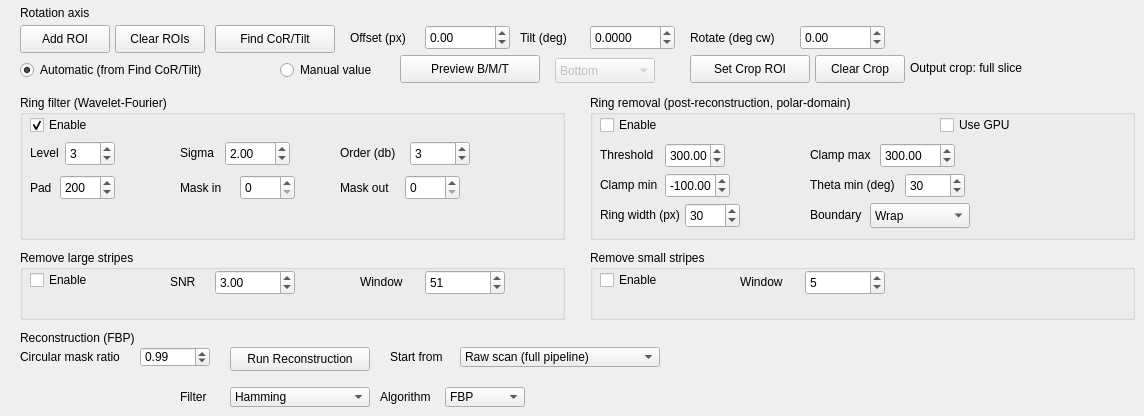
    <widget class="QWidget" name="tab_2">
     <attribute name="title">
      <string>Reconstruction</string>
     </attribute>
     <widget class="QLabel" name="label_7">
      <property name="geometry">
       <rect>
        <x>20</x>
        <y>5</y>
        <width>200</width>
        <height>16</height>
       </rect>
      </property>
      <property name="text">
       <string>Rotation axis</string>
      </property>
     </widget>
     <widget class="QPushButton" name="pushButton_addRoi">
      <property name="geometry">
       <rect>
        <x>20</x>
        <y>25</y>
        <width>90</width>
        <height>28</height>
       </rect>
      </property>
      <property name="text">
       <string>Add ROI</string>
      </property>
     </widget>
     <widget class="QPushButton" name="pushButton_clearRoi">
      <property name="geometry">
       <rect>
        <x>115</x>
        <y>25</y>
        <width>90</width>
        <height>28</height>
       </rect>
      </property>
      <property name="text">
       <string>Clear ROIs</string>
      </property>
     </widget>
     <widget class="QPushButton" name="pushButton_findCor">
      <property name="geometry">
       <rect>
        <x>215</x>
        <y>25</y>
        <width>120</width>
        <height>28</height>
       </rect>
      </property>
      <property name="text">
       <string>Find CoR/Tilt</string>
      </property>
     </widget>
     <widget class="QLabel" name="label_8">
      <property name="geometry">
       <rect>
        <x>350</x>
        <y>30</y>
        <width>70</width>
        <height>16</height>
       </rect>
      </property>
      <property name="text">
       <string>Offset (px)</string>
      </property>
     </widget>
     <widget class="QDoubleSpinBox" name="doubleSpinBox_corOffset">
      <property name="geometry">
       <rect>
        <x>425</x>
        <y>25</y>
        <width>85</width>
        <height>25</height>
       </rect>
      </property>
      <property name="minimum">
       <double>-100000.000000000000000</double>
      </property>
      <property name="maximum">
       <double>100000.000000000000000</double>
      </property>
     </widget>
     <widget class="QLabel" name="label_9">
      <property name="geometry">
       <rect>
        <x>520</x>
        <y>30</y>
        <width>65</width>
        <height>16</height>
       </rect>
      </property>
      <property name="text">
       <string>Tilt (deg)</string>
      </property>
     </widget>
     <widget class="QDoubleSpinBox" name="doubleSpinBox_tilt">
      <property name="geometry">
       <rect>
        <x>590</x>
        <y>25</y>
        <width>85</width>
        <height>25</height>
       </rect>
      </property>
      <property name="decimals">
       <number>4</number>
      </property>
      <property name="minimum">
       <double>-45.000000000000000</double>
      </property>
      <property name="maximum">
       <double>45.000000000000000</double>
      </property>
     </widget>
     <widget class="QLabel" name="label_rotation">
      <property name="geometry">
       <rect>
        <x>690</x>
        <y>30</y>
        <width>105</width>
        <height>16</height>
       </rect>
      </property>
      <property name="toolTip">
       <string>Rotates the reconstructed image about the rotation axis, clockwise as displayed. Exact (no resampling): it is added to every projection angle. Press Preview B/M/T to see it; Run Reconstruction writes the rotated slices.</string>
      </property>
      <property name="text">
       <string>Rotate (deg cw)</string>
      </property>
     </widget>
     <widget class="QDoubleSpinBox" name="doubleSpinBox_rotation">
      <property name="geometry">
       <rect>
        <x>800</x>
        <y>25</y>
        <width>85</width>
        <height>25</height>
       </rect>
      </property>
      <property name="toolTip">
       <string>Rotates the reconstructed image about the rotation axis, clockwise as displayed. Exact (no resampling): it is added to every projection angle. Press Preview B/M/T to see it; Run Reconstruction writes the rotated slices.</string>
      </property>
      <property name="decimals">
       <number>2</number>
      </property>
      <property name="minimum">
       <double>-180.000000000000000</double>
      </property>
      <property name="maximum">
       <double>180.000000000000000</double>
      </property>
      <property name="singleStep">
       <double>0.500000000000000</double>
      </property>
     </widget>
     <widget class="QPushButton" name="pushButton_setCropRoi">
      <property name="geometry">
       <rect>
        <x>690</x>
        <y>55</y>
        <width>120</width>
        <height>28</height>
       </rect>
      </property>
      <property name="toolTip">
       <string>Draw a rectangle on the preview slice with the mouse, then click this to keep only that part of every reconstructed slice in reco/ (and in RAM) - this reduces the disk space needed. The rectangle is in the rotated slice shown in the preview.</string>
      </property>
      <property name="text">
       <string>Set Crop ROI</string>
      </property>
     </widget>
     <widget class="QPushButton" name="pushButton_clearCropRoi">
      <property name="geometry">
       <rect>
        <x>815</x>
        <y>55</y>
        <width>90</width>
        <height>28</height>
       </rect>
      </property>
      <property name="toolTip">
       <string>Go back to saving the whole reconstructed slice.</string>
      </property>
      <property name="text">
       <string>Clear Crop</string>
      </property>
     </widget>
     <widget class="QLabel" name="label_cropRoi">
      <property name="geometry">
       <rect>
        <x>910</x>
        <y>60</y>
        <width>225</width>
        <height>16</height>
       </rect>
      </property>
      <property name="text">
       <string>Output crop: full slice</string>
      </property>
     </widget>
     <widget class="QRadioButton" name="radioButton_corAuto">
      <property name="geometry">
       <rect>
        <x>20</x>
        <y>60</y>
        <width>231</width>
        <height>20</height>
       </rect>
      </property>
      <property name="text">
       <string>Automatic (from Find CoR/Tilt)</string>
      </property>
      <property name="checked">
       <bool>true</bool>
      </property>
     </widget>
     <widget class="QRadioButton" name="radioButton_corManual">
      <property name="geometry">
       <rect>
        <x>280</x>
        <y>60</y>
        <width>111</width>
        <height>20</height>
       </rect>
      </property>
      <property name="text">
       <string>Manual value</string>
      </property>
     </widget>
     <widget class="QPushButton" name="pushButton_preview">
      <property name="geometry">
       <rect>
        <x>400</x>
        <y>55</y>
        <width>140</width>
        <height>28</height>
       </rect>
      </property>
      <property name="text">
       <string>Preview B/M/T</string>
      </property>
     </widget>
     <widget class="QComboBox" name="comboBox_previewSlice">
      <property name="enabled">
       <bool>false</bool>
      </property>
      <property name="geometry">
       <rect>
        <x>555</x>
        <y>58</y>
        <width>100</width>
        <height>25</height>
       </rect>
      </property>
      <item>
       <property name="text">
        <string>Bottom</string>
       </property>
      </item>
      <item>
       <property name="text">
        <string>Mid</string>
       </property>
      </item>
      <item>
       <property name="text">
        <string>Top</string>
       </property>
      </item>
     </widget>
     <widget class="QGroupBox" name="groupBox_ringFilter">
      <property name="geometry">
       <rect>
        <x>20</x>
        <y>95</y>
        <width>545</width>
        <height>145</height>
       </rect>
      </property>
      <property name="title">
       <string>Ring filter (Wavelet-Fourier)</string>
      </property>
      <widget class="QCheckBox" name="checkBox_ringEnable">
       <property name="geometry">
        <rect>
         <x>10</x>
         <y>20</y>
         <width>150</width>
         <height>20</height>
        </rect>
       </property>
       <property name="text">
        <string>Enable</string>
       </property>
       <property name="checked">
        <bool>true</bool>
       </property>
      </widget>
      <widget class="QLabel" name="label_11">
       <property name="geometry">
        <rect>
         <x>10</x>
         <y>50</y>
         <width>35</width>
         <height>16</height>
        </rect>
       </property>
       <property name="text">
        <string>Level</string>
       </property>
      </widget>
      <widget class="QSpinBox" name="spinBox_ringLevel">
       <property name="geometry">
        <rect>
         <x>45</x>
         <y>46</y>
         <width>50</width>
         <height>25</height>
        </rect>
       </property>
       <property name="minimum">
        <number>1</number>
       </property>
       <property name="maximum">
        <number>8</number>
       </property>
       <property name="value">
        <number>3</number>
       </property>
      </widget>
      <widget class="QLabel" name="label_12">
       <property name="geometry">
        <rect>
         <x>160</x>
         <y>50</y>
         <width>40</width>
         <height>16</height>
        </rect>
       </property>
       <property name="text">
        <string>Sigma</string>
       </property>
      </widget>
      <widget class="QDoubleSpinBox" name="doubleSpinBox_ringSigma">
       <property name="geometry">
        <rect>
         <x>205</x>
         <y>46</y>
         <width>65</width>
         <height>25</height>
        </rect>
       </property>
       <property name="minimum">
        <double>0.100000000000000</double>
       </property>
       <property name="maximum">
        <double>100.000000000000000</double>
       </property>
       <property name="value">
        <double>2.000000000000000</double>
       </property>
      </widget>
      <widget class="QLabel" name="label_13">
       <property name="geometry">
        <rect>
         <x>320</x>
         <y>50</y>
         <width>65</width>
         <height>16</height>
        </rect>
       </property>
       <property name="text">
        <string>Order (db)</string>
       </property>
      </widget>
      <widget class="QSpinBox" name="spinBox_ringOrder">
       <property name="geometry">
        <rect>
         <x>390</x>
         <y>46</y>
         <width>60</width>
         <height>25</height>
        </rect>
       </property>
       <property name="minimum">
        <number>1</number>
       </property>
       <property name="maximum">
        <number>12</number>
       </property>
       <property name="value">
        <number>3</number>
       </property>
      </widget>
      <widget class="QLabel" name="label_14">
       <property name="geometry">
        <rect>
         <x>10</x>
         <y>85</y>
         <width>30</width>
         <height>16</height>
        </rect>
       </property>
       <property name="text">
        <string>Pad</string>
       </property>
      </widget>
      <widget class="QSpinBox" name="spinBox_ringPad">
       <property name="geometry">
        <rect>
         <x>40</x>
         <y>80</y>
         <width>55</width>
         <height>25</height>
        </rect>
       </property>
       <property name="minimum">
        <number>0</number>
       </property>
       <property name="maximum">
        <number>2000</number>
       </property>
       <property name="value">
        <number>200</number>
       </property>
      </widget>
      <widget class="QLabel" name="label_ringMaskInner">
       <property name="geometry">
        <rect>
         <x>160</x>
         <y>85</y>
         <width>55</width>
         <height>16</height>
        </rect>
       </property>
       <property name="text">
        <string>Mask in</string>
       </property>
      </widget>
      <widget class="QSpinBox" name="spinBox_ringMaskInnerRadius">
       <property name="geometry">
        <rect>
         <x>220</x>
         <y>80</y>
         <width>55</width>
         <height>25</height>
        </rect>
       </property>
       <property name="minimum">
        <number>0</number>
       </property>
       <property name="maximum">
        <number>4000</number>
       </property>
       <property name="value">
        <number>0</number>
       </property>
      </widget>
      <widget class="QLabel" name="label_ringMaskOuter">
       <property name="geometry">
        <rect>
         <x>320</x>
         <y>85</y>
         <width>60</width>
         <height>16</height>
        </rect>
       </property>
       <property name="text">
        <string>Mask out</string>
       </property>
      </widget>
      <widget class="QSpinBox" name="spinBox_ringMaskOuterRadius">
       <property name="geometry">
        <rect>
         <x>385</x>
         <y>80</y>
         <width>55</width>
         <height>25</height>
        </rect>
       </property>
       <property name="minimum">
        <number>0</number>
       </property>
       <property name="maximum">
        <number>4000</number>
       </property>
       <property name="value">
        <number>0</number>
       </property>
      </widget>
     </widget>
     <widget class="QGroupBox" name="groupBox_polarRing">
      <property name="geometry">
       <rect>
        <x>590</x>
        <y>95</y>
        <width>545</width>
        <height>145</height>
       </rect>
      </property>
      <property name="toolTip">
       <string>Reimplemented from tomopy's remove_ring from a technical description (not its literal source, due to copyright-quoting limits) - verify against known-good output if exact parity matters.</string>
      </property>
      <property name="title">
       <string>Ring removal (post-reconstruction, polar-domain)</string>
      </property>
      <widget class="QCheckBox" name="checkBox_ringRemovalEnable">
       <property name="geometry">
        <rect>
         <x>10</x>
         <y>20</y>
         <width>90</width>
         <height>20</height>
        </rect>
       </property>
       <property name="text">
        <string>Enable</string>
       </property>
      </widget>
      <widget class="QCheckBox" name="checkBox_ringUseGpu">
       <property name="geometry">
        <rect>
         <x>350</x>
         <y>20</y>
         <width>110</width>
         <height>20</height>
        </rect>
       </property>
       <property name="toolTip">
        <string>Runs the polar ring removal on the GPU instead of the CPU (which already uses all cores). Experimental - try both and compare, the GPU isn't guaranteed to be faster for this particular workload.</string>
       </property>
       <property name="text">
        <string>Use GPU</string>
       </property>
      </widget>
      <widget class="QLabel" name="label_ringThresh">
       <property name="geometry">
        <rect>
         <x>10</x>
         <y>52</y>
         <width>60</width>
         <height>16</height>
        </rect>
       </property>
       <property name="text">
        <string>Threshold</string>
       </property>
      </widget>
      <widget class="QDoubleSpinBox" name="doubleSpinBox_ringThresh">
       <property name="geometry">
        <rect>
         <x>75</x>
         <y>48</y>
         <width>60</width>
         <height>25</height>
        </rect>
       </property>
       <property name="decimals">
        <number>2</number>
       </property>
       <property name="minimum">
        <double>0.000000000000000</double>
       </property>
       <property name="maximum">
        <double>100000.000000000000000</double>
       </property>
       <property name="singleStep">
        <double>10.000000000000000</double>
       </property>
       <property name="value">
        <double>300.000000000000000</double>
       </property>
      </widget>
      <widget class="QLabel" name="label_ringThreshMax">
       <property name="geometry">
        <rect>
         <x>220</x>
         <y>52</y>
         <width>65</width>
         <height>16</height>
        </rect>
       </property>
       <property name="text">
        <string>Clamp max</string>
       </property>
      </widget>
      <widget class="QDoubleSpinBox" name="doubleSpinBox_ringThreshMax">
       <property name="geometry">
        <rect>
         <x>290</x>
         <y>48</y>
         <width>75</width>
         <height>25</height>
        </rect>
       </property>
       <property name="decimals">
        <number>2</number>
       </property>
       <property name="minimum">
        <double>-100000.000000000000000</double>
       </property>
       <property name="maximum">
        <double>100000.000000000000000</double>
       </property>
       <property name="singleStep">
        <double>10.000000000000000</double>
       </property>
       <property name="value">
        <double>300.000000000000000</double>
       </property>
      </widget>
      <widget class="QLabel" name="label_ringThreshMin">
       <property name="geometry">
        <rect>
         <x>10</x>
         <y>82</y>
         <width>60</width>
         <height>16</height>
        </rect>
       </property>
       <property name="text">
        <string>Clamp min</string>
       </property>
      </widget>
      <widget class="QDoubleSpinBox" name="doubleSpinBox_ringThreshMin">
       <property name="geometry">
        <rect>
         <x>75</x>
         <y>78</y>
         <width>65</width>
         <height>25</height>
        </rect>
       </property>
       <property name="decimals">
        <number>2</number>
       </property>
       <property name="minimum">
        <double>-100000.000000000000000</double>
       </property>
       <property name="maximum">
        <double>100000.000000000000000</double>
       </property>
       <property name="singleStep">
        <double>10.000000000000000</double>
       </property>
       <property name="value">
        <double>-100.000000000000000</double>
       </property>
      </widget>
      <widget class="QLabel" name="label_ringThetaMin">
       <property name="geometry">
        <rect>
         <x>220</x>
         <y>82</y>
         <width>90</width>
         <height>16</height>
        </rect>
       </property>
       <property name="text">
        <string>Theta min (deg)</string>
       </property>
      </widget>
      <widget class="QSpinBox" name="spinBox_ringThetaMin">
       <property name="geometry">
        <rect>
         <x>315</x>
         <y>78</y>
         <width>60</width>
         <height>25</height>
        </rect>
       </property>
       <property name="minimum">
        <number>0</number>
       </property>
       <property name="maximum">
        <number>179</number>
       </property>
       <property name="value">
        <number>30</number>
       </property>
      </widget>
      <widget class="QLabel" name="label_ringWidth">
       <property name="geometry">
        <rect>
         <x>10</x>
         <y>112</y>
         <width>80</width>
         <height>16</height>
        </rect>
       </property>
       <property name="text">
        <string>Ring width (px)</string>
       </property>
      </widget>
      <widget class="QSpinBox" name="spinBox_ringWidth">
       <property name="geometry">
        <rect>
         <x>95</x>
         <y>108</y>
         <width>55</width>
         <height>25</height>
        </rect>
       </property>
       <property name="minimum">
        <number>1</number>
       </property>
       <property name="maximum">
        <number>500</number>
       </property>
       <property name="value">
        <number>30</number>
       </property>
      </widget>
      <widget class="QLabel" name="label_ringBoundary">
       <property name="geometry">
        <rect>
         <x>220</x>
         <y>112</y>
         <width>55</width>
         <height>16</height>
        </rect>
       </property>
       <property name="text">
        <string>Boundary</string>
       </property>
      </widget>
      <widget class="QComboBox" name="comboBox_ringBoundaryMode">
       <property name="geometry">
        <rect>
         <x>280</x>
         <y>108</y>
         <width>100</width>
         <height>25</height>
        </rect>
       </property>
       <item>
        <property name="text">
         <string>Wrap</string>
        </property>
       </item>
       <item>
        <property name="text">
         <string>Reflect</string>
        </property>
       </item>
      </widget>
     </widget>
     <widget class="QGroupBox" name="groupBox_largeStripe">
      <property name="geometry">
       <rect>
        <x>20</x>
        <y>250</y>
        <width>545</width>
        <height>70</height>
       </rect>
      </property>
      <property name="toolTip">
       <string>Complementary to the wavelet-Fourier filter above: catches wide/broad column bands it misses, by comparing each column's median value across all angles to a smoothed baseline. Runs after that filter, unmasked.</string>
      </property>
      <property name="title">
       <string>Remove large stripes</string>
      </property>
      <widget class="QCheckBox" name="checkBox_largeStripeEnable">
       <property name="geometry">
        <rect>
         <x>10</x>
         <y>20</y>
         <width>80</width>
         <height>20</height>
        </rect>
       </property>
       <property name="text">
        <string>Enable</string>
       </property>
      </widget>
      <widget class="QLabel" name="label_largeStripeSnr">
       <property name="geometry">
        <rect>
         <x>150</x>
         <y>24</y>
         <width>35</width>
         <height>16</height>
        </rect>
       </property>
       <property name="text">
        <string>SNR</string>
       </property>
      </widget>
      <widget class="QDoubleSpinBox" name="doubleSpinBox_largeStripeSnr">
       <property name="geometry">
        <rect>
         <x>195</x>
         <y>20</y>
         <width>80</width>
         <height>25</height>
        </rect>
       </property>
       <property name="toolTip">
        <string>How many robust standard deviations (MAD-based) a column's deviation from the smoothed background must exceed to be flagged as a stripe. Lower = more sensitive, higher = fewer false positives.</string>
       </property>
       <property name="decimals">
        <number>2</number>
       </property>
       <property name="minimum">
        <double>0.100000000000000</double>
       </property>
       <property name="maximum">
        <double>50.000000000000000</double>
       </property>
       <property name="singleStep">
        <double>0.500000000000000</double>
       </property>
       <property name="value">
        <double>3.000000000000000</double>
       </property>
      </widget>
      <widget class="QLabel" name="label_largeStripeWindow">
       <property name="geometry">
        <rect>
         <x>340</x>
         <y>24</y>
         <width>55</width>
         <height>16</height>
        </rect>
       </property>
       <property name="text">
        <string>Window</string>
       </property>
      </widget>
      <widget class="QSpinBox" name="spinBox_largeStripeWindow">
       <property name="geometry">
        <rect>
         <x>405</x>
         <y>20</y>
         <width>80</width>
         <height>25</height>
        </rect>
       </property>
       <property name="toolTip">
        <string>Must be more than ~2x the widest stripe you're removing, or the filter silently misses it. When in doubt, go wider - too large only costs a little edge precision.</string>
       </property>
       <property name="minimum">
        <number>3</number>
       </property>
       <property name="maximum">
        <number>2001</number>
       </property>
       <property name="singleStep">
        <number>2</number>
       </property>
       <property name="value">
        <number>51</number>
       </property>
      </widget>
     </widget>
     <widget class="QGroupBox" name="groupBox_smallStripe">
      <property name="geometry">
       <rect>
        <x>590</x>
        <y>250</y>
        <width>545</width>
        <height>70</height>
       </rect>
      </property>
      <property name="toolTip">
       <string>Complementary to both filters above: catches a thin ring left by one or a few detector columns with a slightly different gain/offset than their neighbors, by sorting each column's values across all angles and correcting outliers against their neighboring columns at each rank. Runs after the filters above, unmasked.</string>
      </property>
      <property name="title">
       <string>Remove small stripes</string>
      </property>
      <widget class="QCheckBox" name="checkBox_smallStripeEnable">
       <property name="geometry">
        <rect>
         <x>10</x>
         <y>20</y>
         <width>80</width>
         <height>20</height>
        </rect>
       </property>
       <property name="text">
        <string>Enable</string>
       </property>
      </widget>
      <widget class="QLabel" name="label_smallStripeWindow">
       <property name="geometry">
        <rect>
         <x>150</x>
         <y>24</y>
         <width>55</width>
         <height>16</height>
        </rect>
       </property>
       <property name="text">
        <string>Window</string>
       </property>
      </widget>
      <widget class="QSpinBox" name="spinBox_smallStripeWindow">
       <property name="geometry">
        <rect>
         <x>215</x>
         <y>20</y>
         <width>80</width>
         <height>25</height>
        </rect>
       </property>
       <property name="toolTip">
        <string>Roughly the width of the defect in columns - a handful of pixels. Unlike the large-stripe window, bigger is NOT better here: too large starts blurring real structure across neighboring columns instead of just correcting the defective one.</string>
       </property>
       <property name="minimum">
        <number>3</number>
       </property>
       <property name="maximum">
        <number>101</number>
       </property>
       <property name="singleStep">
        <number>2</number>
       </property>
       <property name="value">
        <number>5</number>
       </property>
      </widget>
     </widget>
     <widget class="QLabel" name="label_fbpSectionHeader">
      <property name="geometry">
       <rect>
        <x>20</x>
        <y>330</y>
        <width>231</width>
        <height>16</height>
       </rect>
      </property>
      <property name="text">
       <string>Reconstruction (FBP)</string>
      </property>
     </widget>
     <widget class="QLabel" name="label_16">
      <property name="geometry">
       <rect>
        <x>20</x>
        <y>347</y>
        <width>110</width>
        <height>20</height>
       </rect>
      </property>
      <property name="text">
       <string>Circular mask ratio</string>
      </property>
     </widget>
     <widget class="QDoubleSpinBox" name="doubleSpinBox_circMask">
      <property name="geometry">
       <rect>
        <x>140</x>
        <y>347</y>
        <width>70</width>
        <height>20</height>
       </rect>
      </property>
      <property name="minimum">
       <double>0.100000000000000</double>
      </property>
      <property name="maximum">
       <double>1.000000000000000</double>
      </property>
      <property name="singleStep">
       <double>0.005000000000000</double>
      </property>
      <property name="value">
       <double>0.990000000000000</double>
      </property>
     </widget>
     <widget class="QPushButton" name="pushButton_runReco">
      <property name="geometry">
       <rect>
        <x>230</x>
        <y>347</y>
        <width>140</width>
        <height>24</height>
       </rect>
      </property>
      <property name="text">
       <string>Run Reconstruction</string>
      </property>
     </widget>
     <widget class="QLabel" name="label_fbpFilter">
      <property name="geometry">
       <rect>
        <x>180</x>
        <y>387</y>
        <width>40</width>
        <height>20</height>
       </rect>
      </property>
      <property name="text">
       <string>Filter</string>
      </property>
     </widget>
     <widget class="QComboBox" name="comboBox_fbpFilter">
      <property name="geometry">
       <rect>
        <x>230</x>
        <y>387</y>
        <width>140</width>
        <height>20</height>
       </rect>
      </property>
      <property name="toolTip">
       <string>Apodization window on the ramp filter. Ram-Lak = no window (sharpest, noisiest). Each option after it tapers high frequencies more aggressively, trading resolution for noise suppression: Shepp-Logan, Cosine, Hamming, Hann (most aggressive).</string>
      </property>
      <property name="currentIndex">
       <number>3</number>
      </property>
      <item>
       <property name="text">
        <string>Ram-Lak</string>
       </property>
      </item>
      <item>
       <property name="text">
        <string>Shepp-Logan</string>
       </property>
      </item>
      <item>
       <property name="text">
        <string>Cosine</string>
       </property>
      </item>
      <item>
       <property name="text">
        <string>Hamming</string>
       </property>
      </item>
      <item>
       <property name="text">
        <string>Hann</string>
       </property>
      </item>
     </widget>
     <widget class="QLabel" name="label_algorithm">
      <property name="geometry">
       <rect>
        <x>380</x>
        <y>387</y>
        <width>65</width>
        <height>20</height>
       </rect>
      </property>
      <property name="text">
       <string>Algorithm</string>
      </property>
     </widget>
     <widget class="QComboBox" name="comboBox_algorithm">
      <property name="geometry">
       <rect>
        <x>445</x>
        <y>387</y>
        <width>80</width>
        <height>20</height>
       </rect>
      </property>
      <property name="toolTip">
       <string>FBP: exact real-space filtered backprojection. Gridrec: Fourier-domain gridding reconstruction - much faster at high angle counts, at the cost of a small amount of gridding-kernel approximation error.</string>
      </property>
      <item>
       <property name="text">
        <string>FBP</string>
       </property>
      </item>
      <item>
       <property name="text">
        <string>Gridrec</string>
       </property>
      </item>
     </widget>
     <widget class="QLabel" name="label_startStage">
      <property name="geometry">
       <rect>
        <x>390</x>
        <y>347</y>
        <width>60</width>
        <height>20</height>
       </rect>
      </property>
      <property name="text">
       <string>Start from</string>
      </property>
     </widget>
     <widget class="QComboBox" name="comboBox_startStage">
      <property name="geometry">
       <rect>
        <x>460</x>
        <y>347</y>
        <width>200</width>
        <height>20</height>
       </rect>
      </property>
      <item>
       <property name="text">
        <string>Raw scan (full pipeline)</string>
       </property>
      </item>
      <item>
       <property name="text">
        <string>Corrected projections (corr/)</string>
       </property>
      </item>
      <item>
       <property name="text">
        <string>Sinograms (sino/)</string>
       </property>
      </item>
     </widget>
     <widget class="QLabel" name="label_reco_status">
      <property name="geometry">
       <rect>
        <x>530</x>
        <y>387</y>
        <width>220</width>
        <height>20</height>
       </rect>
      </property>
      <property name="text">
       <string/>
      </property>
     </widget>
    </widget>
